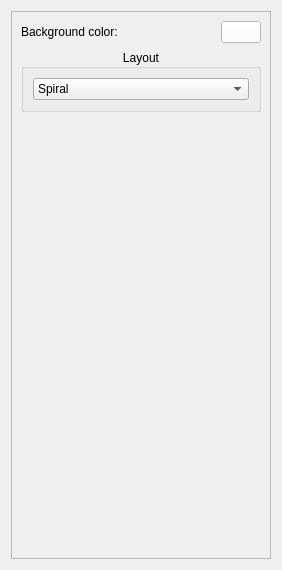
<?xml version="1.0" encoding="UTF-8"?>
<ui version="4.0">
 <class>PixelOrientedOptionsWidget</class>
 <widget class="QWidget" name="PixelOrientedOptionsWidget">
  <property name="geometry">
   <rect>
    <x>0</x>
    <y>0</y>
    <width>282</width>
    <height>570</height>
   </rect>
  </property>
  <property name="windowTitle">
   <string>Options</string>
  </property>
  <layout class="QVBoxLayout" name="verticalLayout_3">
   <item>
    <widget class="QFrame" name="frame">
     <property name="frameShape">
      <enum>QFrame::StyledPanel</enum>
     </property>
     <property name="frameShadow">
      <enum>QFrame::Raised</enum>
     </property>
     <layout class="QVBoxLayout" name="verticalLayout_2">
      <item>
       <layout class="QHBoxLayout" name="horizontalLayout">
        <item>
         <widget class="QLabel" name="label_2">
          <property name="text">
           <string>Background color:</string>
          </property>
         </widget>
        </item>
        <item>
         <spacer name="horizontalSpacer_3">
          <property name="orientation">
           <enum>Qt::Horizontal</enum>
          </property>
          <property name="sizeHint" stdset="0">
           <size>
            <width>40</width>
            <height>20</height>
           </size>
          </property>
         </spacer>
        </item>
        <item>
         <widget class="tlp::ColorButton" name="backColorButton">
          <property name="palette">
           <palette>
            <active>
             <colorrole role="Button">
              <brush brushstyle="SolidPattern">
               <color alpha="255">
                <red>255</red>
                <green>255</green>
                <blue>255</blue>
               </color>
              </brush>
             </colorrole>
             <colorrole role="Base">
              <brush brushstyle="SolidPattern">
               <color alpha="255">
                <red>255</red>
                <green>255</green>
                <blue>255</blue>
               </color>
              </brush>
             </colorrole>
             <colorrole role="Window">
              <brush brushstyle="SolidPattern">
               <color alpha="255">
                <red>255</red>
                <green>255</green>
                <blue>255</blue>
               </color>
              </brush>
             </colorrole>
            </active>
            <inactive>
             <colorrole role="Button">
              <brush brushstyle="SolidPattern">
               <color alpha="255">
                <red>255</red>
                <green>255</green>
                <blue>255</blue>
               </color>
              </brush>
             </colorrole>
             <colorrole role="Base">
              <brush brushstyle="SolidPattern">
               <color alpha="255">
                <red>255</red>
                <green>255</green>
                <blue>255</blue>
               </color>
              </brush>
             </colorrole>
             <colorrole role="Window">
              <brush brushstyle="SolidPattern">
               <color alpha="255">
                <red>255</red>
                <green>255</green>
                <blue>255</blue>
               </color>
              </brush>
             </colorrole>
            </inactive>
            <disabled>
             <colorrole role="Button">
              <brush brushstyle="SolidPattern">
               <color alpha="255">
                <red>255</red>
                <green>255</green>
                <blue>255</blue>
               </color>
              </brush>
             </colorrole>
             <colorrole role="Base">
              <brush brushstyle="SolidPattern">
               <color alpha="255">
                <red>255</red>
                <green>255</green>
                <blue>255</blue>
               </color>
              </brush>
             </colorrole>
             <colorrole role="Window">
              <brush brushstyle="SolidPattern">
               <color alpha="255">
                <red>255</red>
                <green>255</green>
                <blue>255</blue>
               </color>
              </brush>
             </colorrole>
            </disabled>
           </palette>
          </property>
          <property name="autoFillBackground">
           <bool>true</bool>
          </property>
          <property name="text">
           <string/>
          </property>
         </widget>
        </item>
       </layout>
      </item>
      <item>
       <widget class="QGroupBox" name="groupBox">
        <property name="title">
         <string>Layout</string>
        </property>
        <property name="alignment">
         <set>Qt::AlignCenter</set>
        </property>
        <layout class="QVBoxLayout" name="verticalLayout">
         <item>
          <widget class="QComboBox" name="layoutTypeCB">
           <item>
            <property name="text">
             <string>Spiral</string>
            </property>
           </item>
           <item>
            <property name="text">
             <string>Zorder</string>
            </property>
           </item>
           <item>
            <property name="text">
             <string>Peano</string>
            </property>
           </item>
           <item>
            <property name="text">
             <string>Square</string>
            </property>
           </item>
          </widget>
         </item>
        </layout>
       </widget>
      </item>
      <item>
       <spacer name="verticalSpacer">
        <property name="orientation">
         <enum>Qt::Vertical</enum>
        </property>
        <property name="sizeHint" stdset="0">
         <size>
          <width>20</width>
          <height>388</height>
         </size>
        </property>
       </spacer>
      </item>
     </layout>
    </widget>
   </item>
  </layout>
 </widget>
 <customwidgets>
  <customwidget>
   <class>tlp::ColorButton</class>
   <extends>QPushButton</extends>
   <header location="global">talipot/ColorButton.h</header>
   <slots>
    <signal>colorChanged(QColor)</signal>
   </slots>
  </customwidget>
 </customwidgets>
 <resources/>
 <connections/>
</ui>
